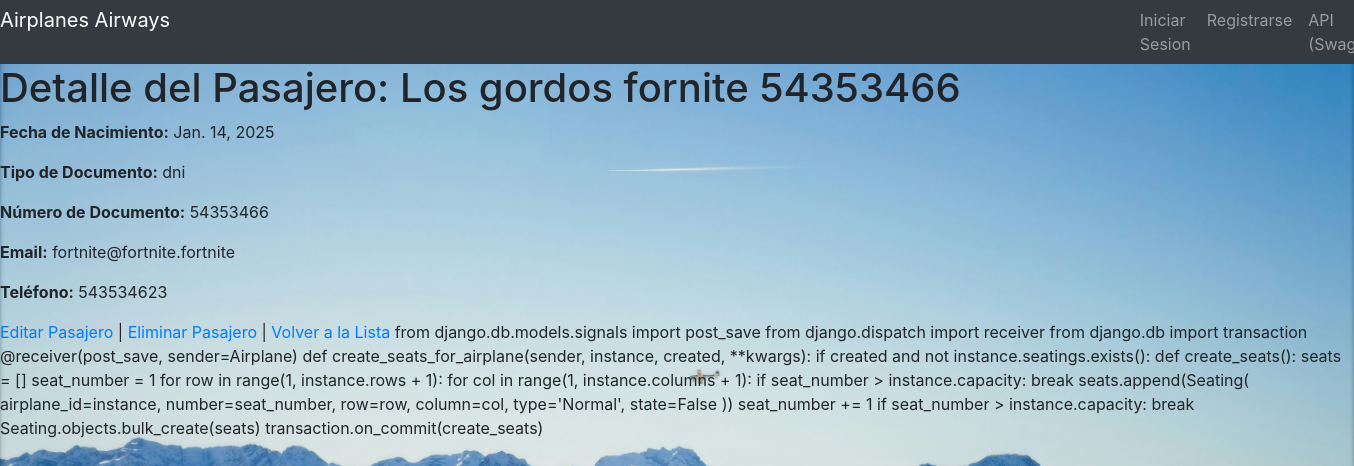
Page /passengers/1/ on the committed database.
### apps/passengers/models.py (models this page shows, shortened)
class Passenger(models.Model):
    name = models.CharField(max_length=100)
    document = models.CharField(max_length=20, unique=True)
    email = models.EmailField()
    phone = models.CharField(max_length=20)
    date_birth = models.DateField()
    document_type = models.CharField(max_length=50, choices=DOCUMENT_TYPE_CHOICES)

### apps/passengers/views.py (the view)
# urls.py: path('<int:pk>/', PassengerDetailView.as_view(), name='passengerDetail'),
class PassengerDetailView(DetailView):
    model = Passenger
    template_name = 'passengers/Detail.html'
    context_object_name = 'pasajero'

### apps/passengers/templates/passengers/Detail.html
{% extends 'base.html' %}
{% block content %}
<h1>Detalle del Pasajero: {{ pasajero.name }} {{ pasajero.document }}</h1>
<p><strong>Fecha de Nacimiento:</strong> {{ pasajero.date_birth }}</p>
<p><strong>Tipo de Documento:</strong> {{ pasajero.document_type }}</p>
<p><strong>Número de Documento:</strong> {{ pasajero.document }}</p>
<p><strong>Email:</strong> {{ pasajero.email }}</p>
<p><strong>Teléfono:</strong> {{ pasajero.phone|default:"N/A" }}</p>
<a href="{% url 'passengerUpdate' pasajero.pk %}">Editar Pasajero</a> |
<a href="{% url 'passengerDelete' pasajero.pk %}">Eliminar Pasajero</a> |
<a href="{% url 'passengerList' %}">Volver a la Lista</a>
from django.db.models.signals import post_save
from django.dispatch import receiver
from django.db import transaction
@receiver(post_save, sender=Airplane)
def create_seats_for_airplane(sender, instance, created, **kwargs):
    if created and not instance.seatings.exists():
        def create_seats():
            seats = []
            seat_number = 1
            for row in range(1, instance.rows + 1):
                for col in range(1, instance.columns + 1):
                    if seat_number > instance.capacity:
                        break
                    seats.append(Seating(
                        airplane_id=instance,
                        number=seat_number,
                        row=row,
                        column=col,
                        type='Normal',
                        state=False
                    ))
                    seat_number += 1
                if seat_number > instance.capacity:
                    break
            Seating.objects.bulk_create(seats)
        transaction.on_commit(create_seats)
{% endblock %}

### rows in the picture
Passenger: name "Los gordos fornite", document "54353466", date_birth "Jan. 14, 2025", document_type "dni", email "fortnite@fortnite.fortnite", phone "543534623"
